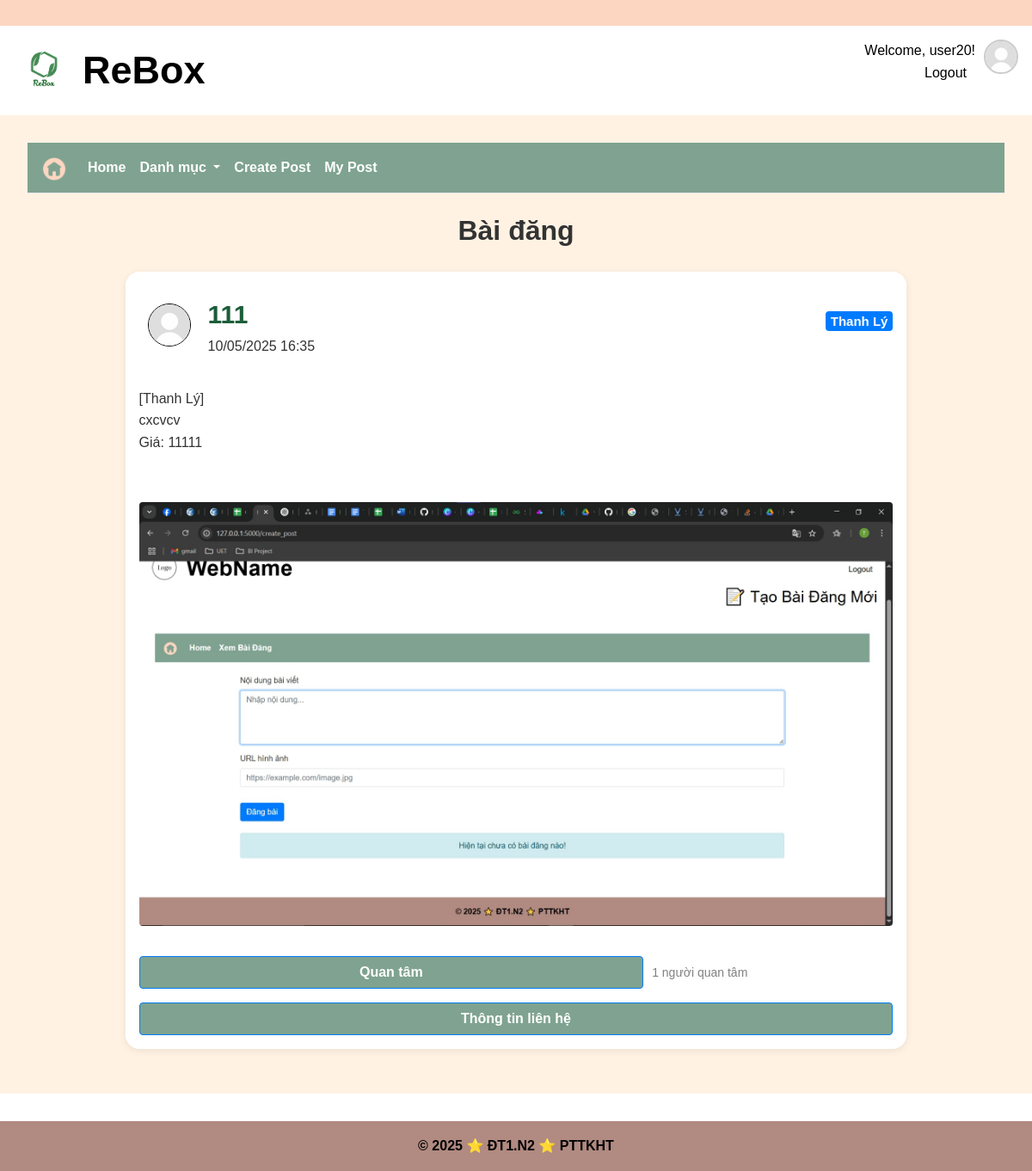
The page /category/2/post/b0ccab79-c0df-4ddd-a7b7-c26733f22416 (signed in) on the database its author committed.
### app/models/user.py (models this page shows, shortened)
class User(UserMixin, csdl.Model):
    id = csdl.Column(csdl.Integer, primary_key=True)
    username = csdl.Column(csdl.String(50), unique=True, nullable=False)
    password  = csdl.Column(csdl.String(128), nullable=False)
    avatar = csdl.Column(csdl.Text, nullable = True)
    fullname = csdl.Column(csdl.String(120), nullable=False)
    date_of_birth = csdl.Column(csdl.Date, nullable = True)
    gender = csdl.Column(csdl.String(10), nullable = True)
    address = csdl.Column(csdl.Text, nullable = True)
    email = csdl.Column(csdl.String(120), unique=True, nullable=False)
    phone = csdl.Column(csdl.String(20), nullable=True) #co the null
    facebook = csdl.Column(csdl.Text, nullable =True)
    roles = csdl.relationship('Role', secondary='user_role', backref=csdl.backref('users', lazy='dynamic'))
    created_date = csdl.Column(csdl.DateTime, default=datetime.utcnow)  # Thêm dòng này
    def has_role(self, role_name):
        for role in self.roles:
            if role.name == role_name:
                return True
        return False

### app/models/post.py (models this page shows, shortened)
class Post(csdl.Model):
    __tablename__ = 'post'
    post_id = csdl.Column(csdl.String(50), primary_key=True)  # Khóa chính, kiểu chuỗi
    content = csdl.Column(csdl.String(500), nullable=False)   # Nội dung bài đăng
    image_url = csdl.Column(csdl.String(255), nullable=True)   # Link hình ảnh bài đăng
    is_approved = csdl.Column(csdl.Boolean, default=False)    # Cờ kiểm duyệt bài đăng , aaproved/ reject
    status = csdl.Column(csdl.String(50), default='pending')  # Trạng thái bài đăng pending/received item
    post_type = csdl.Column(csdl.String(50), nullable=False)  # Loại bài đăng (thanh lý, trao đổi, donate)
    create_date = csdl.Column(csdl.DateTime, default=csdl.func.now())  # Thời gian tạo bài đăng
    approval_date = csdl.Column(csdl.DateTime, nullable=True) # time duyệt
    submit_date = csdl.Column(csdl.DateTime, nullable=True)  # Thời gian kết thúc bài đăng
    user_id = csdl.Column(csdl.Integer, csdl.ForeignKey('user.id'), nullable=False)
    category_id = csdl.Column(csdl.Integer, csdl.ForeignKey('category.id'), nullable=False)
    interest_count = csdl.Column(csdl.Integer, default=0)
    interested_user_id = csdl.Column(csdl.Text, nullable=True)  # Danh sách người dùng đã bày tỏ sự quan tâm
    user = csdl.relationship('User', backref='posts')
    category = csdl.relationship('Category', backref='posts')

### app/posts/post_routes.py (the view)
@post_blueprint.route('/category/<int:category_id>/post/<string:post_id>' , methods=['GET', 'POST'])
@login_required
def view_post_detail(category_id, post_id):
    post = Post.query.get_or_404(post_id)
    category = Category.query.get_or_404(category_id)
    if post.category_id != category.id:
        flash("Bài viết không thuộc danh mục này.", "danger")
        return redirect(url_for('main.index'))
    post.contact_info = parse_contact(post.content)
    return render_template('post/post_detail.html',
        post=post,
        category=category)

### app/models/user.py (called while the page is built)
@login_manager.user_loader
def load_user(user_id): #luu ttin user by id da luu trong session login
    return User.query.get(int(user_id)) #doi tuong User chua ttin (username, pass,email, ...)

### app/posts/post_routes.py (called while the page is built, shortened)
def parse_contact(content):
    contact_data = []
    if 'Liên hệ:' not in content:
        return contact_data
    lines = content.split('Liên hệ:')[1].strip().split('\n')
    for line in lines:
        if ':' not in line:
            continue
    return contact_data

@post_blueprint.context_processor
def inject_categories():
    from app.models.category import Category
    return dict(categorys=Category.query.all())

### app/posts/templates/post/post_detail.html (shortened to what this page needs)
{% extends 'base.html' %} {% block title %}Bài Đăng{% endblock %}
{% block extra_css %}
<link
  rel="stylesheet"
  href="{{ url_for('static', filename='css/post.css') }}"
/>
<link
  rel="stylesheet"
  href="{{ url_for('static', filename='css/color.css') }}"
/>
{% endblock %}
{%block content %}
<nav class="navbar navbar-expand-lg navbar-light bg-light mb-4">
  <a class="navbar-brand" href="{{ url_for('home.homepage') }}">
    <img
      src="{{ url_for('static', filename='image/home.png') }}"
      style="width: 30px"
      alt="home image"
    />
  </a>
  <div class="collapse navbar-collapse" id="navbarSupportedContent">
    <ul class="navbar-nav mr-auto">
      <li class="nav-item">
        <a class="nav-link" href="{{ url_for('home.homepage') }}">Home</a>
      </li>
      <li class="nav-item dropdown">
        <a
          class="nav-link dropdown-toggle"
          href="#"
          id="navbarDropdown"
          role="button"
          data-toggle="dropdown"
          aria-haspopup="true"
          aria-expanded="false"
        >
          Danh mục
        </a>
      </li>
      <li class="nav-item">
        <a class="nav-link" href="{{ url_for('post.create_post') }}"
          >Create Post</a
        >
      </li>
      <li class="nav-item">
        <a class="nav-link" href="{{ url_for('post.my_posts') }}">My Post</a>
      </li>
    </ul>
  </div>
</nav>
<h2 style="text-align: center; font-weight: bold">Bài đăng</h2>
<div class="view-post-general">
  <div class="all-cards">
    <div class="post-card" style="width: 80%">
      <div class="post-header">
        <div
          class="user-info"
          style="background-color: transparent; border: 0px"
        >
          <img
            src="{{post.user.avatar}}"
            alt="Avatar"
            width="50px"
            class="avatar-user-info"
            style="border: 1px solid black"
          />
          <div style="margin-left: 10px">
            <p style="font-size: 30px; font-weight: bold; color: #1c5d39">
              {{ post.user.fullname }}
            </p>
            <p>{{ post.create_date | datetime }}</p>
          </div>
        </div>
        <h5 class="card-title">
          {% if post.post_type == 'Thanh Lý' %}
          <span class="badge bg-primary text-white">{{ post.post_type }}</span>
          {% elif post.post_type == 'Trao Đổi' %}
          <span class="badge bg-success text-white">{{ post.post_type }}</span>
          {% elif post.post_type == 'Donate' %}
          <span class="badge bg-warning text-dark">{{ post.post_type }}</span>
          {% else %}
          <span class="badge bg-secondary text-white">{{ post.post_type }}</span
          >{% endif %}
        </h5>
      </div>
      <div class="post-text">
        <p class="card-text" style="white-space: pre-line">
          {{ post.content.split('Liên hệ:')[0] }}
        </p>
      </div>
      <div class="post-image">
        {% if post.image_url %}
        <div class="row mt-3">
          {% for img in post.image_url.split(',') %}
          <div>
            <img
              src="{{ img.strip() }}"
              alt="Ảnh bài viết"
              class="img-fluid rounded shadow-sm"
            />
          </div>
          {% endfor %}
        </div>
        {% endif %}
      </div>
      <div class="post-footer">
        <div class="post-button" style="margin-top: 20px; width: 100%">
          {% if post.user_id %}
          <form
            method="post"
            action="{{ url_for('post.add_interest', post_id=post.post_id) }}?from_detail=1"
            style="display: flex; gap: 10px; align-items: center"
          >
            <button
              type="submit"
              class="btn btn-primary w-100"
              style="background-color: var(--mau4); font-weight: bold; flex: 2"
            >
              Quan tâm
            </button>
            <span style="flex: 1"
              >{{ post.interest_count }} người quan tâm</span
            >
          </form>
          <button
            type="button"
            class="btn btn-primary mt-3 w-100 contact-btn"
            style="background-color: var(--mau4); font-weight: bold"
            data-post-id="{{ post.id }}"
            data-user-authenticated="{{ 'True' if current_user.is_authenticated else 'False' }}"
          >
            Thông tin liên hệ
          </button>
          {% endif %}
        </div>
      </div>
    </div>
  </div>
</div>
{% endblock %}

### app/templates/base.html (shortened to what this page needs)
<!DOCTYPE html>
<html lang="vi-VN">
  <head>
    <link
      rel="stylesheet"
      href="https://cdn.jsdelivr.net/npm/bootstrap@4.0.0/dist/css/bootstrap.min.css"
    />
    <link
      rel="stylesheet"
      href="{{ url_for('static', filename='css/base.css') }}"
    />
    {% block extra_css %}{% endblock %}
  </head>
  <body>
    <header>
      <div class="top-bar"></div>
      <div class="header-logo">
        <div class="logo-image">
          <a href="{{ url_for('home.homepage') }}">
            <img
              src="{{ url_for('static', filename='image/logo.png') }}"
              alt="logo"
              style="width: 50px"
            />
          </a>
        </div>
        <div class="name-web">
          <p>ReBox</p>
        </div>
        <div class="select-login">
          <nav class="nav-select-login">
            {% if current_user.is_authenticated %}
            <p>Welcome, {{ current_user.username }}!</p>
            <a href="{{ url_for('auth.logout') }}">Logout</a>
            {% else %}
            <a href="{{ url_for('auth.login') }}">Login</a> |
            <a href="{{ url_for('auth.register') }}">Register</a> |
            <a href="{{ url_for('auth.adminLogin') }}">Admin</a>
            {% endif %}
          </nav>
        </div>
        <div class="dropdown">
          <a  id="avatarDropdown" data-bs-toggle="dropdown" aria-expanded="false">
            <img src="{{ user.avatar or url_for('static', filename='image/avatar.png') }}" alt="avatar" class="rounded-circle" width="40" height="40" style="object-fit: cover; border: 2px solid #ccc; margin-left: 10px; cursor: pointer;">
          </a>
        </div>
      </div>
    </header>
    <main>{% block content %} {% endblock %}</main>
    <footer>
      <div class="footer-content">
        <p>&copy; 2025 ⭐ ĐT1.N2 ⭐ PTTKHT</p>
      </div>
    </footer>
  </body>
</html>

### app/static/css/base.css (style rules this page uses)
:root { --topBar: var(--mau2); --header: white; --menu-bar-color: var(--mau4); --selected-menu-color: var(--mau3); --text-select-login: var(--mau6); --btn-search: var(--mau9); --btn-search-hover: var(--mau8); --footer-background: var(--mau6); --text-header: black; --text-login-register: black; --text-menu-login-register: black; --text-footer: white; --text-menu-home: white; --text-menu-home-hover: black; --text-menu-home-selected: black; --text-btn-search: white; --text-btn-search-hover: black; --mau1: #86946d; --mau2: #fdd6c2; --mau3: #ccd9b7; --mau4: #7fa390; --mau5: #b0e1e1; --mau6: #b18a81; --mau7: #d9c297; --mau8: #c4a289; --mau9: #7b544c; --mau20: #f6ffe7; }
* { margin: 0; padding: 0; box-sizing: border-box; }
p { margin-bottom: 0px !important; }
html, body { height: 100%; margin: 0; display: flex; flex-direction: column; }
body { font-family: "Arial", sans-serif; background-color: white; color: #333; line-height: 1.6; }
.logo-image { margin: 10px; }
.name-web { margin: 0 10px !important; font-size: 45px; font-weight: bold; }
.top-bar { height: 30px; background-color: var(--topBar); z-index: 999; }
header { display: table-row; }
.header-logo { display: flex; background-color: var(--header); color: var(--text-header); padding: 1rem; }
.select-login { margin-left: auto; text-align: right; color: var(--text-login-register); text-decoration: none; }
.nav-select-login a { color: var(--text-menu-login-register); margin: 0 10px; text-decoration: none; }
main { padding: 2rem; flex: 1; }
footer { background-color: var(--footer-background); color: var(--text-header); text-align: center; padding: 1rem; margin-top: 2rem; font-weight: bold; }
.nav-link { color: var(--text-menu-home) !important; font-weight: bold; }
.bg-light { background-color: var(--menu-bar-color) !important; }

### app/static/css/post.css (style rules this page uses)
.navbar { border-bottom: 1px solid #e5e7eb; }
.user-info { display: flex; gap: 10px; align-items: center; padding: 10px; background-color: var(--mau14); border-radius: 10px; border: 2px solid gray; }
.avatar-user-info { border-radius: 30px; }
main { background-color: var(--mau13); }
.post-card { width: 450px; padding: 16px; background: white; border-radius: 16px; box-shadow: 0 2px 8px rgba(0, 0, 0, 0.08); font-family: sans-serif; margin: 20px auto; }
.post-header { display: flex; align-items: center; justify-content: space-between; }
.post-text { margin: 0px 0; font-size: 16px; }
.post-image { display: flex; margin: 15px; position: relative; height: auto; }
.post-footer { display: flex; justify-content: space-between; flex-wrap: wrap; margin-top: 12px; font-size: 14px; color: gray; }
.all-cards { flex: 1; display: flex; flex-wrap: wrap; gap: 10px; justify-content: space-between; }
.view-post-general { display: flex; }

### app/static/css/color.css (style rules this page uses)
:root { --sidebar-background: white; --user-info-background: var(--mau13); --profile-menu-li-hover-background: var(--mau4); --profile-menu-li-hover-color: white; --profile-menu-li-active-background: var(--mau3); --profile-menu-li-active-color: black; --accManagement-main-background: var(--mau4); --accManagement-tab-background: var(--mau13); --accManagement-tab-ul-hover-background: var(--mau4); --accManagement-tab-ul-hover-color: white; --profile-content-background: var(--mau13); --mau1: #86946d; --mau2: #fdd6c2; --mau3: #ccd9b7; --mau4: #7fa390; --mau5: #b0e1e1; --mau6: #b18a81; --mau7: #d9c297; --mau8: #c4a289; --mau9: #7b544c; --mau10: #f6f0eb; --mau11: #d6e1d1; --mau12: #241f1c; --mau13: #fff2e3; --mau14: #f6ffe7; }

### rows shown on the page
User: username "user20", avatar (placeholder picture)
User: user.avatar (placeholder picture), user.fullname "111"
Post: create_date "10/05/2025 16:35", post_type "Thanh Lý", content "[Thanh Lý] cxcvcv Giá: 11111", strip (picture), interest_count "1"
